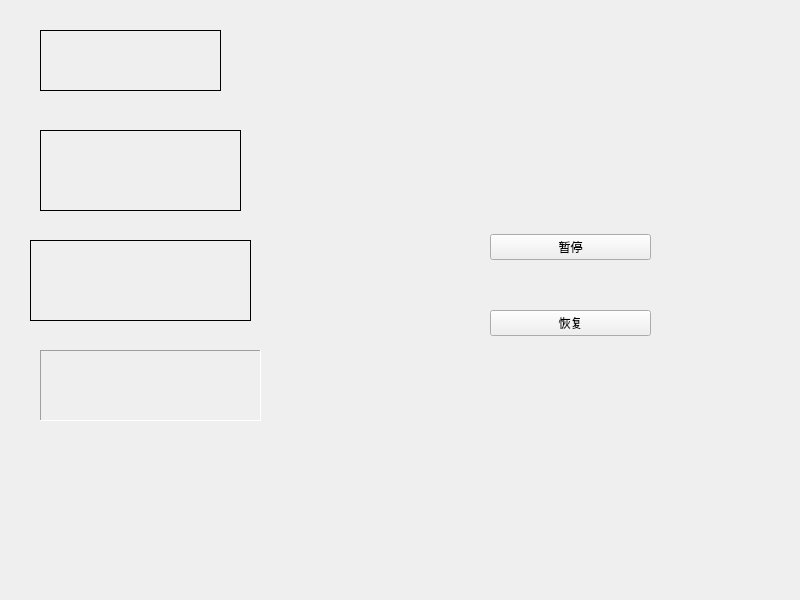
<?xml version="1.0" encoding="UTF-8"?>
<ui version="4.0">
 <class>Widget</class>
 <widget class="QWidget" name="Widget">
  <property name="geometry">
   <rect>
    <x>0</x>
    <y>0</y>
    <width>800</width>
    <height>600</height>
   </rect>
  </property>
  <property name="windowTitle">
   <string>Widget</string>
  </property>
  <widget class="myLabel" name="label">
   <property name="geometry">
    <rect>
     <x>40</x>
     <y>30</y>
     <width>181</width>
     <height>61</height>
    </rect>
   </property>
   <property name="frameShape">
    <enum>QFrame::Box</enum>
   </property>
   <property name="text">
    <string/>
   </property>
  </widget>
  <widget class="QLabel" name="label_2">
   <property name="geometry">
    <rect>
     <x>40</x>
     <y>130</y>
     <width>201</width>
     <height>81</height>
    </rect>
   </property>
   <property name="frameShape">
    <enum>QFrame::Box</enum>
   </property>
   <property name="text">
    <string/>
   </property>
  </widget>
  <widget class="QLabel" name="label_3">
   <property name="geometry">
    <rect>
     <x>30</x>
     <y>240</y>
     <width>221</width>
     <height>81</height>
    </rect>
   </property>
   <property name="frameShape">
    <enum>QFrame::Panel</enum>
   </property>
   <property name="text">
    <string/>
   </property>
  </widget>
  <widget class="QLabel" name="label_4">
   <property name="geometry">
    <rect>
     <x>40</x>
     <y>350</y>
     <width>221</width>
     <height>71</height>
    </rect>
   </property>
   <property name="frameShape">
    <enum>QFrame::Panel</enum>
   </property>
   <property name="frameShadow">
    <enum>QFrame::Sunken</enum>
   </property>
   <property name="text">
    <string/>
   </property>
  </widget>
  <widget class="QWidget" name="widget" native="true">
   <property name="geometry">
    <rect>
     <x>490</x>
     <y>190</y>
     <width>161</width>
     <height>191</height>
    </rect>
   </property>
   <layout class="QVBoxLayout" name="verticalLayout">
    <item>
     <widget class="QPushButton" name="btn">
      <property name="text">
       <string>暂停</string>
      </property>
     </widget>
    </item>
    <item>
     <widget class="QPushButton" name="btn_2">
      <property name="text">
       <string>恢复</string>
      </property>
     </widget>
    </item>
   </layout>
  </widget>
 </widget>
 <customwidgets>
  <customwidget>
   <class>myLabel</class>
   <extends>QLabel</extends>
   <header>mylabel.h</header>
  </customwidget>
 </customwidgets>
 <resources/>
 <connections/>
</ui>
